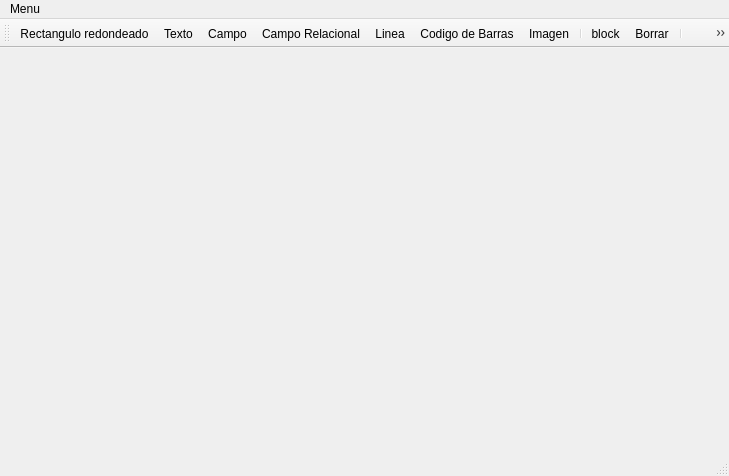
<?xml version="1.0" encoding="UTF-8"?>
<ui version="4.0">
 <class>MainWindow</class>
 <widget class="QMainWindow" name="MainWindow">
  <property name="geometry">
   <rect>
    <x>0</x>
    <y>0</y>
    <width>729</width>
    <height>476</height>
   </rect>
  </property>
  <property name="windowTitle">
   <string>MainWindow</string>
  </property>
  <widget class="QWidget" name="centralWidget"/>
  <widget class="QMenuBar" name="menuBar">
   <property name="geometry">
    <rect>
     <x>0</x>
     <y>0</y>
     <width>729</width>
     <height>21</height>
    </rect>
   </property>
   <widget class="QMenu" name="menuMenu">
    <property name="title">
     <string>Menu</string>
    </property>
    <addaction name="actionAbrir"/>
    <addaction name="actionGuardar"/>
    <addaction name="separator"/>
    <addaction name="actionConfigurar_pagina"/>
   </widget>
   <addaction name="menuMenu"/>
  </widget>
  <widget class="QToolBar" name="mainToolBar">
   <property name="iconSize">
    <size>
     <width>24</width>
     <height>24</height>
    </size>
   </property>
   <property name="toolButtonStyle">
    <enum>Qt::ToolButtonTextUnderIcon</enum>
   </property>
   <attribute name="toolBarArea">
    <enum>TopToolBarArea</enum>
   </attribute>
   <attribute name="toolBarBreak">
    <bool>false</bool>
   </attribute>
   <addaction name="actionRectangulo_redondeado"/>
   <addaction name="actionTexto"/>
   <addaction name="actionCampo"/>
   <addaction name="actionCampo_Relacional"/>
   <addaction name="actionLinea"/>
   <addaction name="actionCodeBars"/>
   <addaction name="actionImagen"/>
   <addaction name="separator"/>
   <addaction name="actionBlock"/>
   <addaction name="actionBorrar"/>
   <addaction name="separator"/>
   <addaction name="actionGuardar"/>
   <addaction name="actionAbrir"/>
   <addaction name="actionVista_Previa"/>
  </widget>
  <widget class="QStatusBar" name="statusBar"/>
  <action name="actionRectangulo_redondeado">
   <property name="checkable">
    <bool>true</bool>
   </property>
   <property name="icon">
    <iconset resource="resource.qrc">
     <normaloff>:/icons/shape_square.png</normaloff>:/icons/shape_square.png</iconset>
   </property>
   <property name="text">
    <string>Rectangulo redondeado</string>
   </property>
  </action>
  <action name="actionGuardar">
   <property name="icon">
    <iconset resource="resource.qrc">
     <normaloff>:/icons/report_disk.png</normaloff>:/icons/report_disk.png</iconset>
   </property>
   <property name="text">
    <string>Guardar</string>
   </property>
  </action>
  <action name="actionTexto">
   <property name="checkable">
    <bool>true</bool>
   </property>
   <property name="icon">
    <iconset resource="resource.qrc">
     <normaloff>:/icons/font.png</normaloff>:/icons/font.png</iconset>
   </property>
   <property name="text">
    <string>Texto</string>
   </property>
  </action>
  <action name="actionAbrir">
   <property name="icon">
    <iconset resource="resource.qrc">
     <normaloff>:/icons/report_disk.png</normaloff>:/icons/report_disk.png</iconset>
   </property>
   <property name="text">
    <string>Abrir</string>
   </property>
  </action>
  <action name="actionLinea">
   <property name="checkable">
    <bool>true</bool>
   </property>
   <property name="icon">
    <iconset resource="resource.qrc">
     <normaloff>:/icons/font.png</normaloff>:/icons/font.png</iconset>
   </property>
   <property name="text">
    <string>Linea</string>
   </property>
  </action>
  <action name="actionCodeBars">
   <property name="checkable">
    <bool>true</bool>
   </property>
   <property name="icon">
    <iconset resource="resource.qrc">
     <normaloff>:/icons/shape_square.png</normaloff>:/icons/shape_square.png</iconset>
   </property>
   <property name="text">
    <string>Codigo de Barras</string>
   </property>
  </action>
  <action name="actionImagen">
   <property name="checkable">
    <bool>true</bool>
   </property>
   <property name="icon">
    <iconset resource="resource.qrc">
     <normaloff>:/icons/shape_square.png</normaloff>:/icons/shape_square.png</iconset>
   </property>
   <property name="text">
    <string>Imagen</string>
   </property>
  </action>
  <action name="actionBorrar">
   <property name="icon">
    <iconset resource="resource.qrc">
     <normaloff>:/icons/cross.png</normaloff>:/icons/cross.png</iconset>
   </property>
   <property name="text">
    <string>Borrar</string>
   </property>
  </action>
  <action name="actionConfigurar_pagina">
   <property name="text">
    <string>Configurar pagina</string>
   </property>
  </action>
  <action name="actionCampo">
   <property name="checkable">
    <bool>true</bool>
   </property>
   <property name="icon">
    <iconset resource="resource.qrc">
     <normaloff>:/icons/font.png</normaloff>:/icons/font.png</iconset>
   </property>
   <property name="text">
    <string>Campo</string>
   </property>
  </action>
  <action name="actionCampo_Relacional">
   <property name="checkable">
    <bool>true</bool>
   </property>
   <property name="icon">
    <iconset resource="resource.qrc">
     <normaloff>:/icons/font.png</normaloff>:/icons/font.png</iconset>
   </property>
   <property name="text">
    <string>Campo Relacional</string>
   </property>
  </action>
  <action name="actionVista_Previa">
   <property name="icon">
    <iconset resource="resource.qrc">
     <normaloff>:/icons/printer.png</normaloff>:/icons/printer.png</iconset>
   </property>
   <property name="text">
    <string>Vista Previa</string>
   </property>
  </action>
  <action name="actionBlock">
   <property name="text">
    <string>block</string>
   </property>
  </action>
 </widget>
 <layoutdefault spacing="6" margin="11"/>
 <resources>
  <include location="resource.qrc"/>
 </resources>
 <connections/>
</ui>
